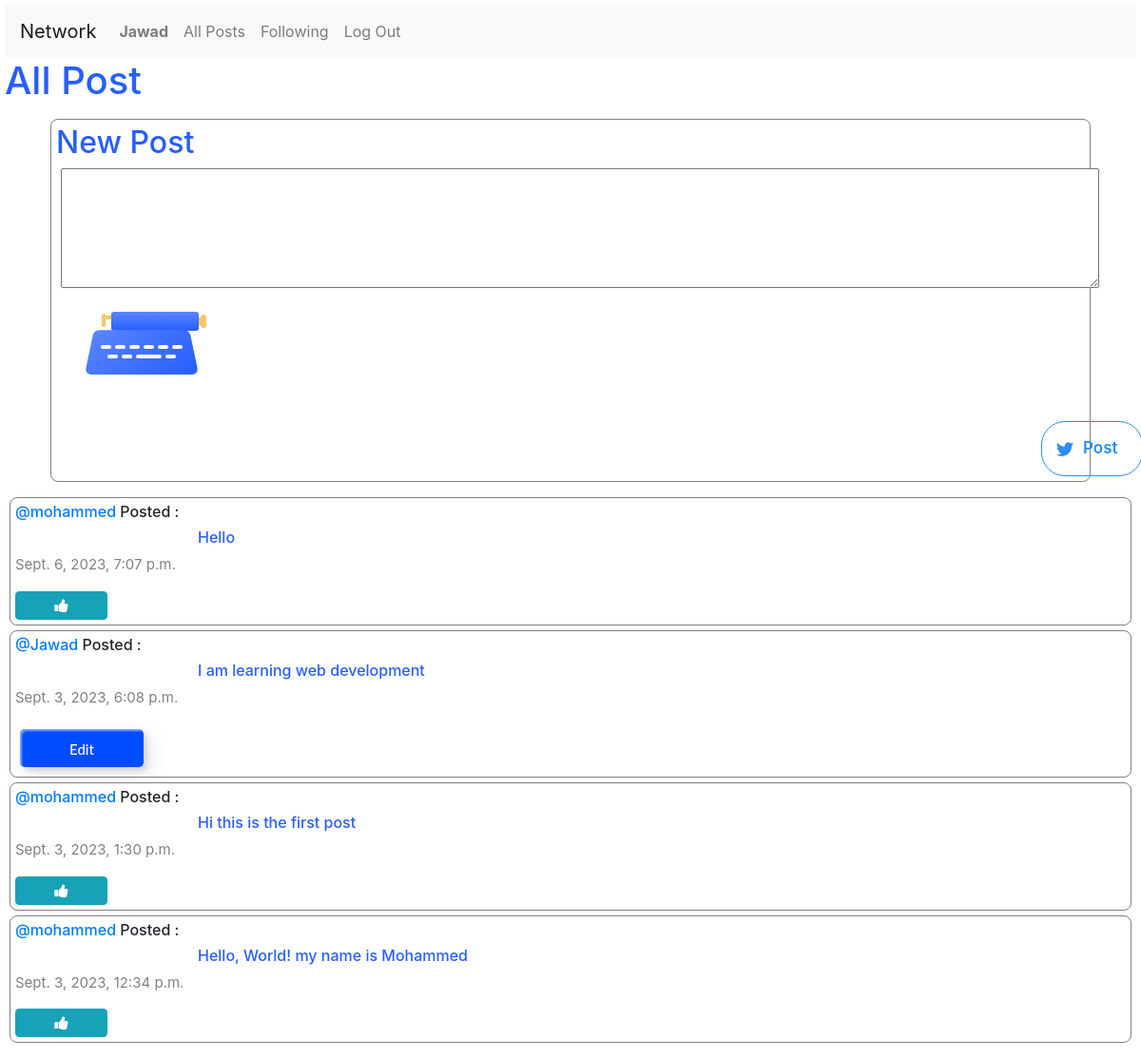
Screenshot of / (signed in) with the database file from the repository.
### network/models.py (models this page shows, shortened)
class User(AbstractUser):
    pass

class Post(models.Model):
    user = models.ForeignKey(User , on_delete=models.CASCADE , related_name="userPosts")
    content = models.CharField(max_length=255)
    date = models.DateTimeField(auto_now_add=True)

### network/views.py (the view)
# urls.py: path("", views.index, name="index"),
def index(request):
    posts = Post.objects.all().order_by("id").reverse()
    paginator = Paginator(posts , 10)
    page_number = request.GET.get('page')
    page_posts = paginator.get_page(page_number)
    likes = Like.objects.all()
    likedWho = []
    try:
        for like in likes:
            if like.user.id == request.user.id:
                likedWho.append(like.post.id)
    except:
        likedWho = []
    return render(request, "network/index.html", {
        "posts":posts,
        "page_posts":page_posts,
        "likedWho" : likedWho
    })

### network/templates/network/index.html (shortened to what this page needs)
{% extends "network/layout.html" %}
{% block body %}
{% if user.is_authenticated %}
    <h1 id="blue">All Post</h1>
    <div id="Posts-Border" class="my-3 mx-5">
        <h2 id="blue">New Post</h2>
    <form action="{% url 'newPost' %}" method="POST">
        <div class="row" >
        <textarea name="content"  cols="130" rows="5"></textarea>
        <div class="typewriter">
            <div class="slide"><i></i></div>
            <div class="paper"></div>
            <div class="keyboard"></div>
        </div>
    </div>
        <br>
        <button class="post-button">
            <span>Post</span>
        </button>
    </form>
</div>
{% endif %}
        <div class="posts">
            {% for post in page_posts%}
                <div id="posts">
                    <h6> <a  style="text-decoration: none;" href="{% url 'profile' user_id=post.user.id %}">@{{post.user}}</a> Posted :</h6>
                    <h6 style="padding-left: 12rem; color: #275EFE;" id="content_{{post.id}}">{{post.content}}</h6>
                    <p id="date">{{post.date}}</p>
                    {% if user.is_authenticated %}
                        {% if user == post.user%}
                            <button class="custom-btn btn-2" data-toggle="modal" data-target = "#modal_edit_post_{{post.id}}">Edit</button>
                            {% else %}
                            {% if post.id in likedWho %}
                            <button id="{{post.id}}" class="btn btn-info fa fa-thumbs-down col-1" onclick="likeHandler({{post.id}}, {{likedWho}})"></button>
                            {% else %}
                            <button id="{{post.id}}"  class="btn btn-info fa fa-thumbs-up col-1"  onclick="likeHandler({{post.id}}, {{likedWho}})"></button>
                            {% endif %}
                        {% endif %}
                    {% endif %}
                </div>
            {% endfor %}
{% endblock %}

### network/templates/network/layout.html (shortened to what this page needs)
{% load static %}
<!DOCTYPE html>
<html lang="en">
    <head>
        <link rel="stylesheet" href="https://stackpath.bootstrapcdn.com/bootstrap/4.4.1/css/bootstrap.min.css">
        <link href="{% static 'network/styles.css' %}" rel="stylesheet">
        <link rel="stylesheet" href="https://cdnjs.cloudflare.com/ajax/libs/font-awesome/4.7.0/css/font-awesome.min.css">
    </body>
    </head>
    <body>
        <nav  class="navbar navbar-expand-lg navbar-light bg-light">
            <a  class="navbar-brand" href="{% url 'index' %}">Network</a>
            <div>
              <ul class="navbar-nav mr-auto">
                {% if user.is_authenticated %}
                    <li class="nav-item">
                        <a class="nav-link" href="{% url 'profile' user_id=user.id %}"><strong>{{ user.username }}</strong></a>
                    </li>
                {% endif %}
                <li class="nav-item">
                  <a class="nav-link" href="{% url 'index' %}">All Posts</a>
                </li>
                {% if user.is_authenticated %}
                    <li class="nav-item">
                        <a class="nav-link" href="{% url 'following' %}">Following</a>
                    </li>
                    <li class="nav-item">
                        <a class="nav-link" href="{% url 'logout' %}">Log Out</a>
                    </li>
                {% endif %}
              </ul>
            </div>
          </nav>
        <div class="body">
            {% block body %}
            {% endblock %}
        </div>
    </body>
</html>

### network/static/network/styles.css (style rules this page uses)
body { margin: 5px; }
#Posts-Border , #posts { border: 1px solid gray; padding: 5px; border-radius: 8px; margin: 5px; }
#date { color: gray; font-size: 15px; }
#blue { color:#275EFE ; }
form { padding-left: 20px; }
.typewriter { --blue: #5C86FF; --blue-dark: #275EFE; --key: #fff; --paper: #EEF0FD; --text: #D3D4EC; --tool: #FBC56C; --duration: 3s; position: relative; -webkit-animation: bounce05 var(--duration) linear infinite; animation: bounce05 var(--duration) linear infinite; margin: 25px; }
.typewriter .slide { width: 92px; height: 20px; border-radius: 3px; margin-left: 14px; transform: translateX(14px); background: linear-gradient(var(--blue), var(--blue-dark)); -webkit-animation: slide05 var(--duration) ease infinite; animation: slide05 var(--duration) ease infinite; }
.typewriter .slide:before, .typewriter .slide:after, .typewriter .slide i:before { content: ""; position: absolute; background: var(--tool); }
.typewriter .slide:before { width: 2px; height: 8px; top: 6px; left: 100%; }
.typewriter .slide:after { left: 94px; top: 3px; height: 14px; width: 6px; border-radius: 3px; }
.typewriter .slide i { display: block; position: absolute; right: 100%; width: 6px; height: 4px; top: 4px; background: var(--tool); }
.typewriter .slide i:before { right: 100%; top: -2px; width: 4px; border-radius: 2px; height: 14px; }
.typewriter .paper { position: absolute; left: 24px; top: -26px; width: 40px; height: 46px; border-radius: 5px; background: var(--paper); transform: translateY(46px); -webkit-animation: paper05 var(--duration) linear infinite; animation: paper05 var(--duration) linear infinite; }
.typewriter .paper:before { content: ""; position: absolute; left: 6px; right: 6px; top: 7px; border-radius: 2px; height: 4px; transform: scaleY(0.8); background: var(--text); box-shadow: 0 12px 0 var(--text), 0 24px 0 var(--text), 0 36px 0 var(--text); }
.typewriter .keyboard { width: 120px; height: 56px; margin-top: -10px; z-index: 1; position: relative; }
.typewriter .keyboard:before, .typewriter .keyboard:after { content: ""; position: absolute; }
.typewriter .keyboard:before { top: 0; left: 0; right: 0; bottom: 0; border-radius: 7px; background: linear-gradient(135deg, var(--blue), var(--blue-dark)); transform: perspective(10px) rotateX(2deg); transform-origin: 50% 100%; }
.typewriter .keyboard:after { left: 2px; top: 25px; width: 11px; height: 4px; border-radius: 2px; box-shadow: 15px 0 0 var(--key), 30px 0 0 var(--key), 45px 0 0 var(--key), 60px 0 0 var(--key), 75px 0 0 var(--key), 90px 0 0 var(--key), 22px 10px 0 var(--key), 37px 10px 0 var(--key), 52px 10px 0 var(--key), 60px 10px 0 var(--key), 68px 10px 0 var(--key), 83px 10px 0 var(--key); -webkit-animation: keyboard05 var(--duration) linear infinite; animation: keyboard05 var(--duration) linear infinite; }
.post-button { background: transparent; position: relative; padding: 5px 15px; display: flex; align-items: center; font-size: 17px; font-weight: 600; text-decoration: none; cursor: pointer; border: 1px solid rgb(40, 144, 241); border-radius: 25px; outline: none; overflow: hidden; color: rgb(40, 144, 241); transition: color 0.3s 0.1s ease-out; text-align: center; margin-left: 63.5rem; }
.post-button span { margin: 10px; }
.post-button::before { position: absolute; top: 0; left: 0; right: 0; bottom: 0; margin: auto; content: ''; border-radius: 50%; display: block; width: 20em; height: 20em; left: -5em; text-align: center; transition: box-shadow 0.5s ease-out; z-index: -1; }
.custom-btn { width: 130px; height: 40px; color: #fff; border-radius: 5px; padding: 10px 25px; font-family: 'Lato', sans-serif; font-weight: 500; background: transparent; cursor: pointer; transition: all 0.3s ease; position: relative; display: inline-block; box-shadow: inset 2px 2px 2px 0px rgba(255,255,255,.5), 7px 7px 20px 0px rgba(0,0,0,.1), 4px 4px 5px 0px rgba(0,0,0,.1); outline: none; font-size: 15px; margin:5px; }
.btn-2 { background: #004dff; background: linear-gradient(0deg, #004dff 0%, #004dff 100%); border: none; }
.btn-2:before { height: 0%; width: 2px; }

### rows the page displays
User: username "Jawad"
Post: user "mohammed", content "Hello", date "Sept. 6, 2023, 7:07 p.m."
Post: user "Jawad", content "I am learning web development", date "Sept. 3, 2023, 6:08 p.m."
Post: user "mohammed", content "Hi this is the first post", date "Sept. 3, 2023, 1:30 p.m."
Post: user "mohammed", content "Hello, World! my name is Mohammed", date "Sept. 3, 2023, 12:34 p.m."
